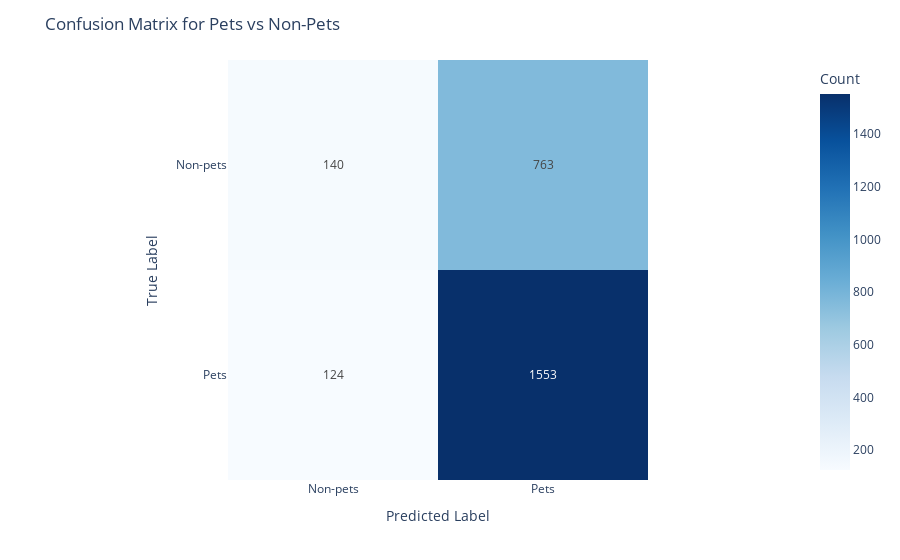

Here is the notebook cell this chart was saved with:
### Code cell
#Using plotly express instead
conmat = pd.DataFrame(conf_matrix, 
                  index=['Non-pets (Actual)', 'Pets (Actual)'],
                  columns=['Non-pets (Predicted)', 'Pets (Predicted)'])

# Create the heatmap
fig = px.imshow(conmat,
                labels=dict(x="Predicted Label", y="True Label", color="Count"),
                x=['Non-pets', 'Pets'],
                y=['Non-pets', 'Pets'],
                text_auto=True,  # Automatically set text in each cell to the count
                color_continuous_scale='Blues')  # Color scale

# Add titles
fig.update_layout(title_text='Confusion Matrix for Pets vs Non-Pets')

# Show the plot
fig.show()

### Figure 1 — Plotly figure (JSON) as saved in the notebook; plotly's stock layout.template omitted (floating-point values rounded to 4 significant figures)
{"data": [{"coloraxis": "coloraxis", "hovertemplate": "Predicted Label: %{x}<br>True Label: %{y}<br>Count: %{z}<extra></extra>", "name": "0", "texttemplate": "%{z}", "type": "heatmap", "x": ["Non-pets", "Pets"], "xaxis": "x", "y": ["Non-pets", "Pets"], "yaxis": "y", "z": [[140, 763], [124, 1553]]}], "layout": {"coloraxis": {"colorbar": {"title": {"text": "Count"}}, "colorscale": [[0, "rgb(247,251,255)"], [0.125, "rgb(222,235,247)"], [0.25, "rgb(198,219,239)"], [0.375, "rgb(158,202,225)"], [0.5, "rgb(107,174,214)"], [0.625, "rgb(66,146,198)"], [0.75, "rgb(33,113,181)"], [0.875, "rgb(8,81,156)"], [1, "rgb(8,48,107)"]]}, "margin": {"t": 60}, "title": {"text": "Confusion Matrix for Pets vs Non-Pets"}, "xaxis": {"anchor": "y", "constrain": "domain", "domain": [0, 1], "scaleanchor": "y", "title": {"text": "Predicted Label"}}, "yaxis": {"anchor": "x", "autorange": "reversed", "constrain": "domain", "domain": [0, 1], "title": {"text": "True Label"}}}}
